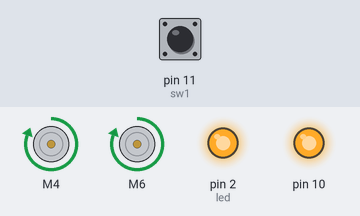
This sketch was run on a simulated Arduino Uno, built with avr-gcc and run on an emulated ATmega328P. On the bench: 2 × DC motor (green arrow = forward, orange = backward, longer = faster), output pins drawn as LEDs (lit = HIGH). The inputs (shaded band) are chosen by the test bench; at power-on: pin 11 (sw1) LOW.

Above: at 0.2 s.
At 1.0 s:
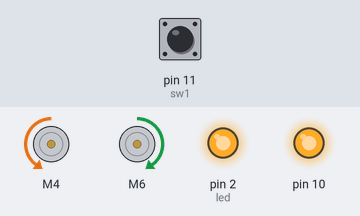
At 2.2 s:
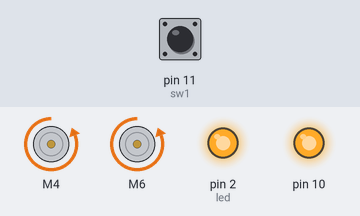
At 3.1 s:
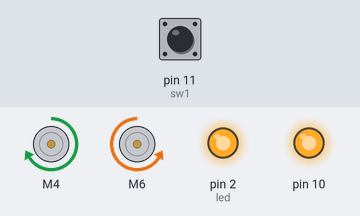
Timing chart, 0 to 3.8 s (numbered marks = the images above):
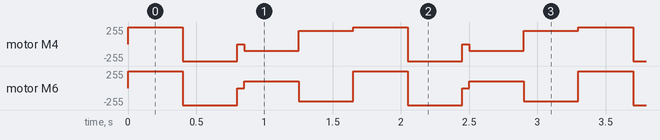

The sketch:

sketch_dec4c.ino
```cpp
#include <SparkFun_TB6612.h>


#define AIN1 4   //6
#define BIN1 6   //4
#define AIN2 5   //7
#define BIN2 7   //5
#define PWMA 3   //9
#define PWMB 9   //3
#define STBY 8
const int offsetA = 1;
const int offsetB = 1;

#define sw1 11
#define sw2 12
#define led 2
int s1,s2;


Motor motor1 = Motor(AIN1, AIN2, PWMA, offsetA, STBY);
Motor motor2 = Motor(BIN1, BIN2, PWMB, offsetB, STBY);

void setup() {
  pinMode(sw1, INPUT);
  pinMode(sw2,INPUT);
  pinMode(10,OUTPUT);
  pinMode(led, OUTPUT);
  digitalWrite(10,HIGH);

   s1 = digitalRead(sw1);  //s1 for running bot
  while (s1 == HIGH)
  {
    s1 = digitalRead(sw1);
  }
  digitalWrite(2,HIGH);

}

void loop() {
  // put your main code here, to run repeatedly:
  forward(motor1, motor2, 255);
  delay(400);
  back(motor1, motor2, 255);
  delay(400);
  brake(motor1, motor2);
  delay(50);
  left(motor1, motor2, 200);
  delay(400);
  right(motor1, motor2, 400);
  delay(400);
}
```

Measured:
- by itself, motor M4: repeats every 1.7 s: backward 255/255 0.40 s, stopped 0.05 s, backward 100/255 0.40 s, forward 200/255 0.40 s, forward 255/255 0.40 s
- by itself, motor M6: repeats every 1.7 s: backward 255/255 0.40 s, stopped 0.05 s, forward 100/255 0.40 s, backward 200/255 0.40 s, forward 255/255 0.40 s
